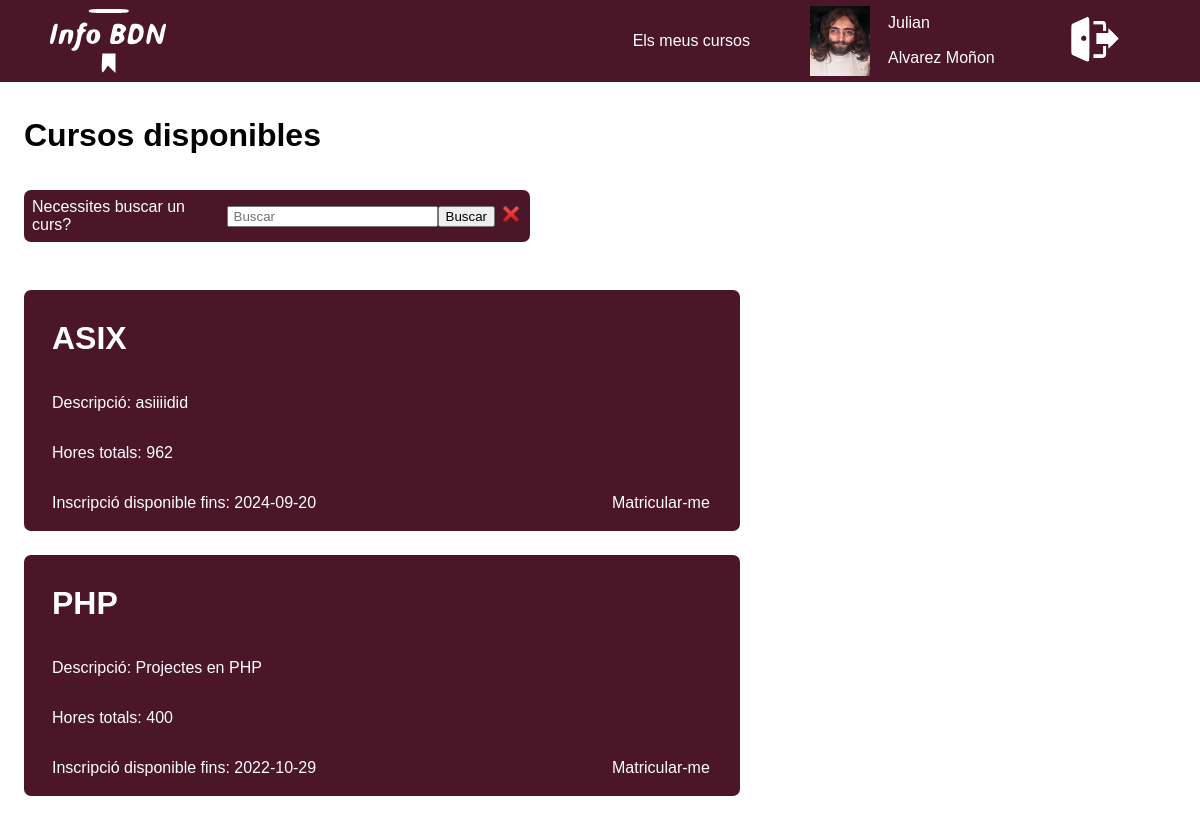
The app's page /admin/cursosdisp.php (signed in) with its own data.
### tables this page shows
CREATE TABLE `cursos` (
  `codi_curs` int(100) NOT NULL,
  `nom_curs` varchar(20) NOT NULL,
  `desc_curs` varchar(100) NOT NULL,
  `hores_curs` int(255) NOT NULL,
  `ini_curs` date NOT NULL,
  `fin_curs` date NOT NULL,
  `DNI_prof` varchar(100) DEFAULT NULL,
  `visible` tinyint(1) NOT NULL
);

### admin/functions/funciones.php (the view, shortened to what this page needs)
<?php
function openHtml($title){
    echo "
        <!DOCTYPE html>
        <html lang='ca'>
        <head>
            <meta charset='UTF-8'>
            <meta http-equiv='X-UA-Compatible' content='IE=edge'>
            <meta name='viewport' content='width=device-width, initial-scale=1.0'>
            <title>{$title}</title>
            <link rel='stylesheet' href='css/style.css'>
        </head>
        <body>
    ";
}
function closeHtml(){
    echo "
        </body>
    </html>";
}
function cursosdisponibles($consulta){
    echo "<div class='header'>
        <img src='img/logo.svg' alt='Logo'>
        <div class='navmenu'>
            <div id='minilog'>
                <a href='elmeuscursos.php'>Els meus cursos</a>
                <a href='fitxaalum.php'><div class='grid'>
                    <img src=".$_SESSION['foto']." id='fotominilog'>
                    <p class='textgrid1'>".$_SESSION['nom']."</p>
                    <p class='textgrid2'>".$_SESSION['cog']."</p>
                </div></a>
                <a href='logout.php'><img src='img/logout.svg' id='fotologout'></a>
            </div>
        </div>
    </div>";
    echo "<div class='cursosdisp'>";
        echo "<h1>Cursos disponibles</h1>";
        $numlinia = mysqli_num_rows($consulta);
        echo "<form action='cursosdisp.php' method='post' name='filtre'>";
            echo "Necessites buscar un curs?<input type='text' id='filtre' name='filtre' placeholder='Buscar'/>";
            echo "<button type='submit'>Buscar</button>";
            echo "<a href='cursosdisp.php'><img src='img/48/icons8-cross-mark-48.png' id='cancelar''></a>";
        echo "</form>";
        for ($i=0;$i<$numlinia;$i++){
            $curs = mysqli_fetch_array($consulta);
            echo "<div class='cursbox'>";
                echo "<div class='curs'>";
                    echo "<h1 id='titol'>".$curs[1]."</h1>";
                    echo "<p id='desc'>Descripció: ".$curs[2]."</p>";
                    echo "<p id='hores'>Hores totals: ".$curs[3]."</p>";
                    echo "<p id='data'>Inscripció disponible fins: ".$curs[5]."</p>";
                    echo "<p><a id='matricularme' href='inscalumne.php?id=".$curs[0]."'>Matricular-me</a></p>";
                echo "</div>";
            echo "</div>";
        }
    echo "</div>";
}
                ?>

### admin/css/style.css (style rules this page uses)
* { font-family: Arial; }
a { text-decoration: none; color: white; }
body { margin: 0px; padding: 0px; display: flex; flex-direction: column; }
.header { position: fixed; top: 0; left: 0; display: flex; flex-direction: row; justify-content: space-between; align-items: center; background-color: #4A1628; height: 10%; width: 100%; }
.header > img { padding: 50px; }
.navmenu { display: flex; flex-direction: row; justify-content: space-evenly; margin-right: 50px; }
#minilog { display: flex; flex-direction: row; align-items: center; color: white; }
#minilog > a { margin-left: 20px; }
.grid { margin-left: 40px; width: 210px; height: 70px; display: grid; grid-template-columns: 1fr 1fr 1fr 1fr; grid-template-rows: 1fr 1fr; }
.textgrid1 { margin: 0px; padding: 0.5rem; margin-left: 10px; grid-column-start: 2; grid-column-end: 5; grid-row-start: 1; grid-row-end: 1; }
.textgrid2 { margin: 0px; padding: 0.5rem; margin-left: 10px; grid-column-start: 2; grid-column-end: 5; grid-row-start: 2; grid-row-end: 2; }
#fotominilog { height: 70px; width: 60px; grid-column-start: 1; grid-column-end: 1; grid-row-start: 1; grid-row-end: 3; }
#fotologout { height: 50px; width: 50px; margin: 30px; }
.cursosdisp { margin-top: 8%; }
.cursosdisp > h1 { margin-left: 2%; }
.cursosdisp > form { display: flex; align-items: center; margin-left: 2%; width: 490px; }
.cursosdisp > form > input { padding-left: 5px; padding-right: 25px; }
.cursosdisp > form > a > #cancelar { height: 22px; width: 22px; padding-left: 5px; }
.cursosdisp > form { border: 8px solid #4A1628; border-radius: 7px; background-color: #4A1628; color: white; margin-top: 3%; margin-bottom: 4%; }
.cursbox { display: flex; flex-direction: column; margin-top: 2%; margin-left: 2%; margin-bottom: 2%; }
.curs { border: 1px solid black; width: 700px; height: 225px; background-color: #4A1628; border: 8px solid #4A1628; border-radius: 7px; color: white; display: grid; grid-template-columns: 1fr 1fr 0.5fr; grid-template-rows: 1fr 1fr 1fr 1fr 1fr; }
#titol { margin-left: 20px; grid-column-start: 1; grid-column-end: 4; grid-row-start: 1; grid-row-end: 1; }
#desc { margin-left: 20px; grid-column-start: 1; grid-column-end: 4; grid-row-start: 2; grid-row-end: 2; }
#hores { margin-left: 20px; grid-column-start: 1; grid-column-end: 4; grid-row-start: 3; grid-row-end: 3; }
#data { margin-left: 20px; grid-column-start: 1; grid-column-end: 3; grid-row-start: 4; grid-row-end: 4; }
.curs > p > a { margin-left: 20px; grid-column-start: 4; grid-column-end: 4; grid-row-start: 4; grid-row-end: 4; text-decoration: none; color: white; }

### records on screen
cursos: nom_curs "ASIX", desc_curs "asiiiidid", hores_curs "962", fin_curs "2024-09-20"
cursos: nom_curs "PHP", desc_curs "Projectes en PHP", hores_curs "400", fin_curs "2022-10-29"

### other values on screen
$_SESSION['nom'] "Julian"
$_SESSION['cog'] "Alvarez Moñon"
